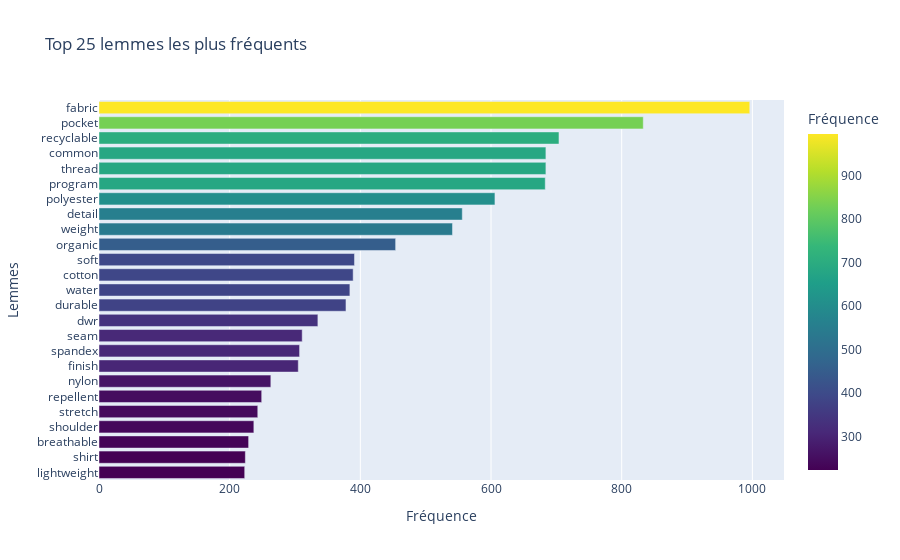

The cell this chart's notebook holds for it:
### Markdown cell above
## Visualisation des mots fréquents

### Code cell
TOP_N = 25
df_top = pd.DataFrame(freqs.most_common(TOP_N), columns=["Lemmes","Fréquence"])
fig_bar = px.bar(
    df_top.sort_values("Fréquence"),
    x="Fréquence", y="Lemmes", orientation="h",
    color="Fréquence", color_continuous_scale="viridis",
    title=f"Top {TOP_N} lemmes les plus fréquents"
)
fig_bar.update_layout(yaxis={'categoryorder':'total ascending'})

fig_bar.show()

### Figure 1 — Plotly figure (JSON) as saved in the notebook; plotly's stock layout.template omitted (floating-point values rounded to 4 significant figures)
{"data": [{"alignmentgroup": "True", "hovertemplate": "Fréquence=%{marker.color}<br>Lemmes=%{y}<extra></extra>", "legendgroup": "", "marker": {"color": [223, 224, 229, 237, 243, 249, 263, 305, 307, 311, 335, 378, 384, 389, 391, 454, 541, 556, 606, 683, 684, 684, 704, 833, 996], "coloraxis": "coloraxis", "pattern": {"shape": ""}}, "name": "", "offsetgroup": "", "orientation": "h", "showlegend": false, "textposition": "auto", "type": "bar", "x": [223, 224, 229, 237, 243, 249, 263, 305, 307, 311, 335, 378, 384, 389, 391, 454, 541, 556, 606, 683, 684, 684, 704, 833, 996], "xaxis": "x", "y": ["lightweight", "shirt", "breathable", "shoulder", "stretch", "repellent", "nylon", "finish", "spandex", "seam", "dwr", "durable", "water", "cotton", "soft", "organic", "weight", "detail", "polyester", "program", "thread", "common", "recyclable", "pocket", "fabric"], "yaxis": "y"}], "layout": {"barmode": "relative", "coloraxis": {"colorbar": {"title": {"text": "Fréquence"}}, "colorscale": [[0, "#440154"], [0.1111, "#482878"], [0.2222, "#3e4989"], [0.3333, "#31688e"], [0.4444, "#26828e"], [0.5556, "#1f9e89"], [0.6667, "#35b779"], [0.7778, "#6ece58"], [0.8889, "#b5de2b"], [1, "#fde725"]]}, "legend": {"tracegroupgap": 0}, "title": {"text": "Top 25 lemmes les plus fréquents"}, "xaxis": {"anchor": "y", "domain": [0, 1], "title": {"text": "Fréquence"}}, "yaxis": {"anchor": "x", "categoryorder": "total ascending", "domain": [0, 1], "title": {"text": "Lemmes"}}}}
